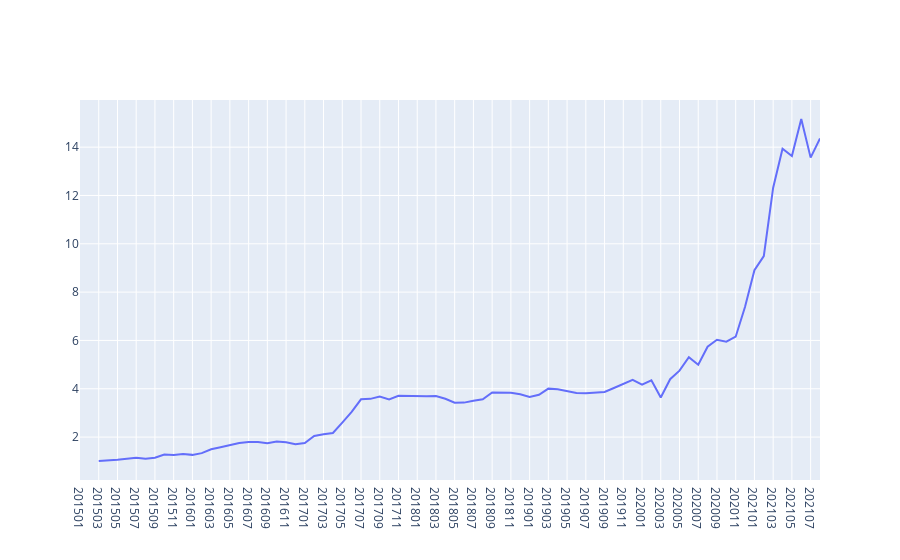

This figure's notebook cell:
### Code cell
weight1 = 0.82
weight2 = 0.18

rank_sum = rank1*weight1 + rank2*weight2
rank_sum.yr_month=rank1.yr_month
rank_rank=rank_sum.rank(axis=1, ascending=True, pct=True)
rank_rank.yr_month=rank1.yr_month
signal=rank_rank[rank_rank<=0.1].dropna(axis=1, how='all')
signal[signal>0]=1
signal.yr_month=rank1.yr_month
#signal.to_csv('ranks/multi_factor_signal.csv')
signal=signal.shift(1)
mm_hold=signal.count(axis=1).max()
profit_arr=(signal*monthly_ret[signal.columns.tolist()]).dropna(axis=1, how='all')

signal.to_csv('equity_netprofitgrowth_signal.csv')
profit_arr['daily_ret']=profit_arr.mean(axis=1)

profit_arr['profit']=(profit_arr['daily_ret']+1).cumprod()
daily_profit=profit_arr['daily_ret'].tolist()
cumulative=profit_arr['profit'].dropna().tolist()
#print(daily_profit)
profit_arr['yr_month']=rank1.yr_month

win_arr = [x for x in daily_profit if x > 0]
loss_arr=[x for x in daily_profit if x < 0]
win_rate = len(win_arr) / (len(loss_arr)+len(win_arr))
dd_arr=[]
for i in range(len(cumulative)):
    if i>0:
        dd_arr.append((max(cumulative[:i])- cumulative[i-1])/max(cumulative[:i]))
max_dd=max(dd_arr)
print('weight1:{} and weight2:{}'.format(weight1,weight2))
print('CUMULATIVE PROFIT: {}'.format(round(cumulative[-1],4)))
print('MDD: {}' .format(max_dd))
print("mm_holding:{}------winrate:{}-----profit/MDD:{}".format(mm_hold, round(win_rate,4), round(cumulative[-1]/max_dd,4)))
fig = go.Figure()
fig.add_trace(go.Scatter(x=profit_arr['yr_month'].astype(str).tolist(), y=profit_arr['profit'].tolist(),
                             mode='lines',
                             name='cumulative'))

fig.show()

### Figure 1 — Plotly figure (JSON) as saved in the notebook; plotly's stock layout.template omitted (floating-point values rounded to 4 significant figures)
{"data": [{"mode": "lines", "name": "cumulative", "type": "scatter", "x": ["201501", "201502", "201503", "201504", "201505", "201506", "201507", "201508", "201509", "201510", "201511", "201512", "201601", "201602", "201603", "201604", "201605", "201606", "201607", "201608", "201609", "201610", "201611", "201612", "201701", "201702", "201703", "201704", "201705", "201706", "201707", "201708", "201709", "201710", "201711", "201712", "201801", "201802", "201803", "201804", "201805", "201806", "201807", "201808", "201809", "201810", "201811", "201812", "201901", "201902", "201903", "201904", "201905", "201906", "201907", "201908", "201909", "201910", "201911", "201912", "202001", "202002", "202003", "202004", "202005", "202006", "202007", "202008", "202009", "202010", "202011", "202012", "202101", "202102", "202103", "202104", "202105", "202106", "202107", "202108"], "y": [null, null, 1.01, 1.029, 1.062, 1.103, 1.142, 1.101, 1.144, 1.282, 1.262, 1.295, 1.264, 1.336, 1.496, 1.58, 1.677, 1.75, 1.798, 1.798, 1.745, 1.815, 1.787, 1.706, 1.758, 2.043, 2.12, 2.169, 2.596, 3.04, 3.564, 3.582, 3.68, 3.559, 3.71, 3.695, 3.706, 3.688, 3.7, 3.585, 3.425, 3.426, 3.504, 3.567, 3.847, 3.846, 3.838, 3.771, 3.66, 3.752, 4.005, 3.976, 3.888, 3.823, 3.818, 3.85, 3.87, 4.032, 4.212, 4.369, 4.175, 4.354, 3.635, 4.397, 4.748, 5.302, 4.992, 5.74, 6.028, 5.952, 6.156, 7.395, 8.908, 9.488, 12.32, 13.93, 13.63, 15.17, 13.57, 14.36]}], "layout": {}}
